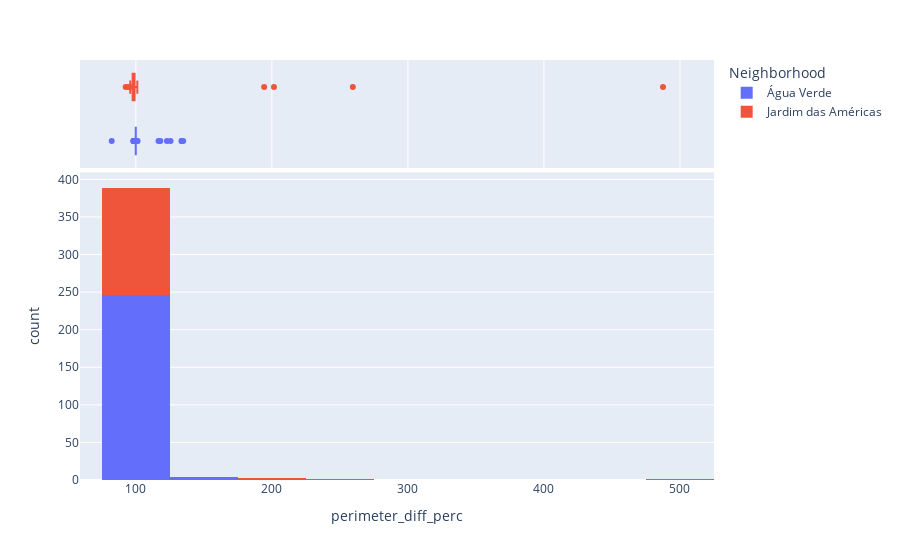

Notebook source saved alongside this figure:
### Code cell
px.histogram(gdf, 
             x='perimeter_diff_perc', 
            #  y="tip", 
             color="Neighborhood",
                   marginal="box", # or violin, rug
                #    hover_data=df.columns
                # range_x=(0,30),
                width = 900,
                nbins=10,
                   )

### Figure 1 — Plotly figure (JSON) as saved in the notebook; plotly's stock layout.template omitted (floating-point values rounded to 4 significant figures; data arrays with more than 128 entries replaced by an {"elided": "..."} marker saying what was removed)
{"data": [{"alignmentgroup": "True", "bingroup": "x", "hovertemplate": "Neighborhood=Água Verde<br>perimeter_diff_perc=%{x}<br>count=%{y}<extra></extra>", "legendgroup": "Água Verde", "marker": {"color": "#636efa", "pattern": {"shape": ""}}, "name": "Água Verde", "nbinsx": 10, "offsetgroup": "Água Verde", "orientation": "v", "showlegend": true, "type": "histogram", "x": {"elided": "278 float values"}, "xaxis": "x", "yaxis": "y"}, {"alignmentgroup": "True", "hovertemplate": "Neighborhood=Água Verde<br>perimeter_diff_perc=%{x}<extra></extra>", "legendgroup": "Água Verde", "marker": {"color": "#636efa"}, "name": "Água Verde", "notched": true, "offsetgroup": "Água Verde", "showlegend": false, "type": "box", "x": {"elided": "278 float values"}, "xaxis": "x2", "yaxis": "y2"}, {"alignmentgroup": "True", "bingroup": "x", "hovertemplate": "Neighborhood=Jardim das Américas<br>perimeter_diff_perc=%{x}<br>count=%{y}<extra></extra>", "legendgroup": "Jardim das Américas", "marker": {"color": "#EF553B", "pattern": {"shape": ""}}, "name": "Jardim das Américas", "nbinsx": 10, "offsetgroup": "Jardim das Américas", "orientation": "v", "showlegend": true, "type": "histogram", "x": {"elided": "190 float values"}, "xaxis": "x", "yaxis": "y"}, {"alignmentgroup": "True", "hovertemplate": "Neighborhood=Jardim das Américas<br>perimeter_diff_perc=%{x}<extra></extra>", "legendgroup": "Jardim das Américas", "marker": {"color": "#EF553B"}, "name": "Jardim das Américas", "notched": true, "offsetgroup": "Jardim das Américas", "showlegend": false, "type": "box", "x": {"elided": "190 float values"}, "xaxis": "x2", "yaxis": "y2"}], "layout": {"barmode": "relative", "legend": {"title": {"text": "Neighborhood"}, "tracegroupgap": 0}, "margin": {"t": 60}, "width": 900, "xaxis": {"anchor": "y", "domain": [0, 1], "title": {"text": "perimeter_diff_perc"}}, "xaxis2": {"anchor": "y2", "domain": [0, 1], "matches": "x", "showgrid": true, "showticklabels": false}, "yaxis": {"anchor": "x", "domain": [0, 0.7326], "title": {"text": "count"}}, "yaxis2": {"anchor": "x2", "domain": [0.7426, 1], "matches": "y2", "showgrid": false, "showline": false, "showticklabels": false, "ticks": ""}}}
